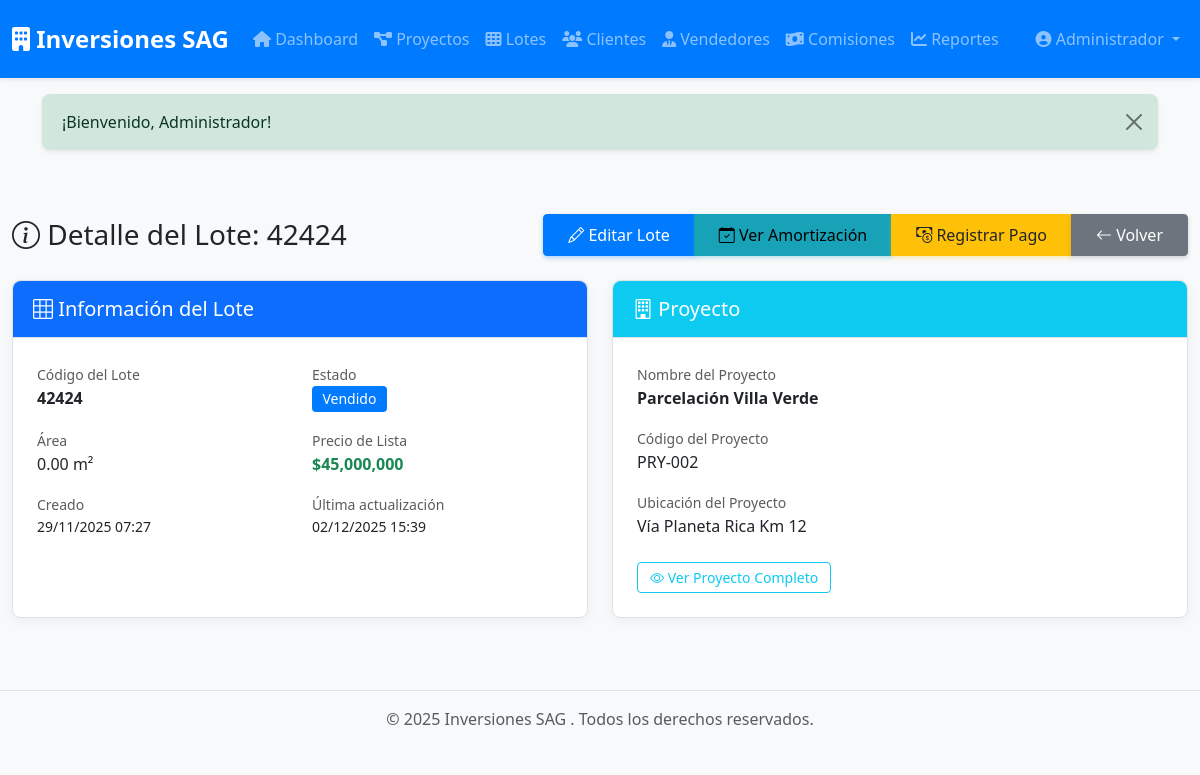
/lotes/show/3 (signed in), run on the app's committed database.
### tables this page shows
CREATE TABLE `lotes` (
  `id` int(10) UNSIGNED NOT NULL,
  `proyecto_id` int(10) UNSIGNED NOT NULL,
  `codigo_lote` varchar(20) NOT NULL COMMENT 'Código del lote dentro del proyecto',
  `manzana` varchar(10) DEFAULT NULL COMMENT 'Manzana o sector',
  `ubicacion` varchar(255) DEFAULT NULL,
  `area_m2` decimal(10,2) NOT NULL COMMENT 'Área en metros cuadrados',
  `precio_lista` decimal(15,2) NOT NULL COMMENT 'Precio de lista del lote',
  `precio_venta` decimal(15,2) DEFAULT NULL COMMENT 'Precio real de venta (si difiere)',
  `cuota_inicial` decimal(15,2) DEFAULT NULL,
  `monto_financiado` decimal(15,2) DEFAULT NULL,
  `tasa_interes` decimal(5,2) DEFAULT NULL,
  `numero_cuotas` int(11) DEFAULT NULL,
  `saldo_a_favor` decimal(15,2) DEFAULT 0.00 COMMENT 'Saldo acumulado de pagos excedentes disponible para reajustar mora y compensar cuotas futuras',
  `plan_inicial_id` int(10) UNSIGNED DEFAULT NULL COMMENT 'FK al plan de pago inicial activo (si existe)',
  `fecha_inicio_amortizacion` date DEFAULT NULL,
  `estado` enum('disponible','reservado','vendido','bloqueado') NOT NULL DEFAULT 'disponible',
  `cliente_id` int(10) UNSIGNED DEFAULT NULL COMMENT 'Cliente dueño (si está vendido)',
  `vendedor_id` int(10) UNSIGNED DEFAULT NULL,
  `fecha_venta` date DEFAULT NULL,
  `observaciones` text DEFAULT NULL,
  `descripcion` text DEFAULT NULL,
  `created_at` timestamp NULL DEFAULT current_timestamp(),
  `updated_at` timestamp NULL DEFAULT current_timestamp() ON UPDATE current_timestamp()
);

CREATE TABLE `proyectos` (
  `id` int(10) UNSIGNED NOT NULL,
  `codigo` varchar(20) NOT NULL COMMENT 'Código único del proyecto',
  `nombre` varchar(150) NOT NULL,
  `ubicacion` varchar(255) DEFAULT NULL,
  `descripcion` text DEFAULT NULL,
  `estado` enum('activo','completado','pausado','cancelado') DEFAULT 'activo',
  `fecha_inicio` date DEFAULT NULL,
  `fecha_finalizacion` date DEFAULT NULL,
  `total_lotes` int(10) UNSIGNED DEFAULT 0 COMMENT 'Total de lotes en el proyecto',
  `observaciones` text DEFAULT NULL,
  `created_at` timestamp NULL DEFAULT current_timestamp(),
  `updated_at` timestamp NULL DEFAULT current_timestamp() ON UPDATE current_timestamp()
);

### app/Views/lotes/show.php (the view, shortened to what the rows shown need)
<div class="container-fluid py-4">
    <div class="d-flex justify-content-between align-items-center mb-4">
        <h1 class="h3 mb-0">
            <i class="bi bi-info-circle"></i> Detalle del Lote: <?= htmlspecialchars($lote['codigo_lote']) ?>
        </h1>
        <div class="btn-group" role="group">
            <?php if (can('editar_lotes')): ?>
            <a href="/lotes/edit/<?= $lote['id'] ?>" class="btn btn-primary">
                <i class="bi bi-pencil"></i> Editar Lote
            </a>
            <?php endif; ?>
            <?php if ($lote['estado'] === 'reservado' && !empty($lote['plan_inicial_id'])): ?>
                <a href="/lotes/inicial/pago/<?= $lote['id'] ?>" class="btn btn-warning">
                    <i class="bi bi-cash-coin"></i> Registrar Pago Inicial
                </a>
                <a href="/lotes/inicial/show/<?= $lote['id'] ?>" class="btn btn-info">
                    <i class="bi bi-eye"></i> Ver Plan Inicial
                </a>
            <?php elseif ($lote['estado'] === 'vendido'): ?>
                <?php if ($lote['tiene_amortizacion'] > 0): ?>
                    <a href="/lotes/amortizacion/show/<?= $lote['id'] ?>" class="btn btn-info">
                        <i class="bi bi-calendar-check"></i> Ver Amortización
                    </a>
                    <?php if (can('registrar_pagos')): ?>
                    <a href="/lotes/pago/create/<?= $lote['id'] ?>" class="btn btn-warning">
                        <i class="bi bi-cash-coin"></i> Registrar Pago
                    </a>
                    <?php endif; ?>
                <?php endif; ?>
            <?php endif; ?>
            <a href="/lotes" class="btn btn-secondary">
                <i class="bi bi-arrow-left"></i> Volver
            </a>
        </div>
    </div>
    <div class="row">
        <div class="col-lg-6 mb-4">
            <div class="card h-100">
                <div class="card-header bg-primary text-white">
                    <h5 class="mb-0"><i class="bi bi-grid-3x3"></i> Información del Lote</h5>
                </div>
                <div class="card-body">
                    <div class="row mb-3">
                        <div class="col-6">
                            <label class="text-muted small">Código del Lote</label>
                            <p class="fw-bold mb-0"><?= htmlspecialchars($lote['codigo_lote']) ?></p>
                        </div>
                        <div class="col-6">
                            <label class="text-muted small">Estado</label>
                            <p class="mb-0">
                                <?php
                                $badgeClass = [
                                    'disponible' => 'bg-success',
                                    'reservado' => 'bg-warning text-dark',
                                    'vendido' => 'bg-primary',
                                    'bloqueado' => 'bg-secondary'
                                ];
                                $class = $badgeClass[$lote['estado']] ?? 'bg-secondary';
                                ?>
                                <span class="badge <?= $class ?>">
                                    <?= ucfirst($lote['estado']) ?>
                                </span>
                            </p>
                        </div>
                    </div>
                    <div class="row mb-3">
                        <div class="col-6">
                            <label class="text-muted small">Área</label>
                            <p class="mb-0"><?= number_format($lote['area_m2'], 2) ?> m²</p>
                        </div>
                        <div class="col-6">
                            <label class="text-muted small">Precio de Lista</label>
                            <p class="mb-0 fw-bold text-success">$<?= number_format($lote['precio_lista'], 0) ?></p>
                        </div>
                    </div>
                    <div class="row">
                        <div class="col-6">
                            <label class="text-muted small">Creado</label>
                            <p class="mb-0 small"><?= date('d/m/Y H:i', strtotime($lote['created_at'])) ?></p>
                        </div>
                        <div class="col-6">
                            <label class="text-muted small">Última actualización</label>
                            <p class="mb-0 small"><?= date('d/m/Y H:i', strtotime($lote['updated_at'])) ?></p>
                        </div>
                    </div>
                </div>
            </div>
        </div>
        <div class="col-lg-6 mb-4">
            <div class="card h-100">
                <div class="card-header bg-info text-white">
                    <h5 class="mb-0"><i class="bi bi-building"></i> Proyecto</h5>
                </div>
                <div class="card-body">
                    <div class="mb-3">
                        <label class="text-muted small">Nombre del Proyecto</label>
                        <p class="fw-bold mb-0"><?= htmlspecialchars($lote['proyecto_nombre']) ?></p>
                    </div>
                    <div class="mb-3">
                        <label class="text-muted small">Código del Proyecto</label>
                        <p class="mb-0"><?= htmlspecialchars($lote['proyecto_codigo']) ?></p>
                    </div>
                    <?php if (!empty($lote['proyecto_ubicacion'])): ?>
                        <div class="mb-3">
                            <label class="text-muted small">Ubicación del Proyecto</label>
                            <p class="mb-0"><?= htmlspecialchars($lote['proyecto_ubicacion']) ?></p>
                        </div>
                    <?php endif; ?>
                    <div class="mt-4">
                        <a href="/proyectos/show/<?= $lote['proyecto_id'] ?>" class="btn btn-outline-info btn-sm">
                            <i class="bi bi-eye"></i> Ver Proyecto Completo
                        </a>
                    </div>
                </div>
            </div>
        </div>
    </div>
</div>

### core/Router.php (shortened to what the rows shown need)
<?php
class Router
{
    private $routes = [];
    public function __construct($baseUrl = '')
    {
        $this->baseUrl = rtrim($baseUrl, '/');
    }
    private function addRoute($method, $uri, $handler)
    {
        $uri = '/' . trim($uri, '/');
        $this->routes[] = [
            'method' => $method,
            'uri' => $uri,
            'handler' => $handler,
            'pattern' => $this->convertUriToPattern($uri)
        ];
    }
    private function convertUriToPattern($uri)
    {
        $pattern = preg_replace('/\{([a-z_]+)\}/', '([^/]+)', $uri);
        return '#^' . $pattern . '$#';
    }
    public function dispatch()
    {
        $requestMethod = $_SERVER['REQUEST_METHOD'];
        $requestUri = $this->getRequestUri();
        foreach ($this->routes as $route) {
            if ($route['method'] !== $requestMethod) {
                continue;
            }
            if (preg_match($route['pattern'], $requestUri, $matches)) {
                array_shift($matches);
                return $this->callHandler($route['handler'], $matches);
            }
        }
    }
    private function getRequestUri()
    {
        $uri = parse_url($_SERVER['REQUEST_URI'], PHP_URL_PATH);
        return '/' . trim($uri, '/');
    }
    private function callHandler($handler, $params = [])
    {
        if (is_string($handler) && strpos($handler, '@') !== false) {
            list($controller, $method) = explode('@', $handler);
            $controllerInstance = new $controllerClass();
            return call_user_func_array([$controllerInstance, $method], $params);
        }
        throw new Exception("Invalid route handler");
    }
}

### data on the page
lotes: codigo_lote "42424", estado "Vendido", area_m2 "0.00", precio_lista "45,000,000", created_at "29/11/2025 07:27", updated_at "02/12/2025 15:39", proyecto.nombre "Parcelación Villa Verde", proyecto.codigo "PRY-002", proyecto.ubicacion "Vía Planeta Rica Km 12"
